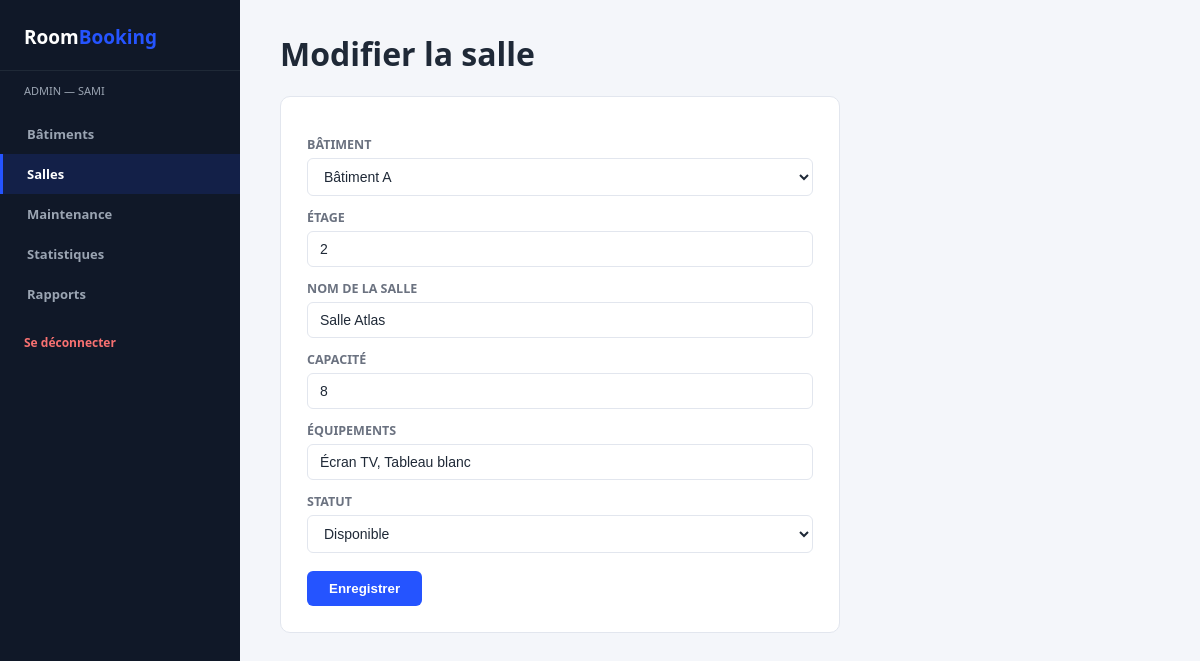
The page /View/Back/updateSalle.php?id=2 (signed in) on the database its author committed.
### tables this page shows
CREATE TABLE salle (
    id INT AUTO_INCREMENT PRIMARY KEY,
    batiment_id INT NOT NULL,
    etage INT NOT NULL,
    nom VARCHAR(100) NOT NULL,
    capacite INT NOT NULL,
    equipements VARCHAR(255) DEFAULT '',
    statut ENUM('Disponible','Maintenance','Indisponible') NOT NULL DEFAULT 'Disponible',
    FOREIGN KEY (batiment_id) REFERENCES batiment(id) ON DELETE CASCADE
);

CREATE TABLE batiment (
    id INT AUTO_INCREMENT PRIMARY KEY,
    nom VARCHAR(100) NOT NULL,
    adresse VARCHAR(150) NOT NULL,
    nombre_etages INT NOT NULL
);

### Controller/SalleController.php (called while the page is built, shortened)
<?php
class SalleController
{
    public function getSalleById($id)
    {
        $pdo = config::getConnexion();
        $stmt = $pdo->prepare("SELECT s.*, b.nom AS batiment_nom
                                FROM salle s
                                JOIN batiment b ON s.batiment_id = b.id
                                WHERE s.id = :id");
        $stmt->execute(['id' => $id]);
        return $stmt->fetch();
    }
}

### Controller/BatimentController.php (called while the page is built, shortened)
<?php
class BatimentController
{
    public function listBatiments()
    {
        $pdo = config::getConnexion();
        $stmt = $pdo->query("SELECT * FROM batiment ORDER BY id DESC");
        return $stmt->fetchAll();
    }
}

### View/Back/updateSalle.php (the view, shortened to what this page needs)
<?php
require_once __DIR__ . '/../../Controller/SalleController.php';
require_once __DIR__ . '/../../Controller/BatimentController.php';
$controller = new SalleController();
$batimentController = new BatimentController();
$batiments = $batimentController->listBatiments();
$id = $_GET['id'] ?? null;
$data = $controller->getSalleById($id);
?>
<!DOCTYPE html>
<html lang="fr">
<head>
<link rel="stylesheet" href="assets/css/admin.css">
</head>
<body>
<?php include 'sidebar.php'; ?>
<div class="content">
    <h1>Modifier la salle</h1>
    <form id="salleForm" class="admin-form" method="POST" action="updateSalle.php?id=<?= $data['id'] ?>" novalidate>
        <label for="batimentId">Bâtiment</label>
        <select id="batimentId" name="batimentId">
            <?php foreach ($batiments as $b): ?>
            <option value="<?= $b['id'] ?>" <?= $data['batiment_id'] == $b['id'] ? 'selected' : '' ?>><?= htmlspecialchars($b['nom']) ?></option>
            <?php endforeach; ?>
        </select>
        <label for="etage">Étage</label>
        <input type="number" id="etage" name="etage" value="<?= (int)$data['etage'] ?>">
        <label for="nom">Nom de la salle</label>
        <input type="text" id="nom" name="nom" value="<?= htmlspecialchars($data['nom']) ?>">
        <label for="capacite">Capacité</label>
        <input type="number" id="capacite" name="capacite" value="<?= (int)$data['capacite'] ?>">
        <label for="equipements">Équipements</label>
        <input type="text" id="equipements" name="equipements" value="<?= htmlspecialchars($data['equipements']) ?>">
        <label for="statut">Statut</label>
        <select id="statut" name="statut">
            <?php foreach (['Disponible','Maintenance','Indisponible'] as $st): ?>
            <option value="<?= $st ?>" <?= $data['statut'] === $st ? 'selected' : '' ?>><?= $st ?></option>
            <?php endforeach; ?>
        </select>
        <button type="submit" class="btn">Enregistrer</button>
    </form>
</div>
</body>
</html>

### View/Back/assets/css/admin.css (style rules this page uses)
:root { --bg:#f4f6fa; --panel:#ffffff; --line:#e2e6ee; --text:#1f2937; --text-dim:#6b7280; --primary:#2554ff; --primary-dark:#1a3fd6; --success:#16a34a; --danger:#dc2626; --warning:#d97706; --sidebar-bg:#101828; --sidebar-text:#9aa4b2; --radius:10px; }
* { box-sizing:border-box; }
body { margin:0; background:var(--bg); color:var(--text); font-family:'Segoe UI',Roboto,Arial,sans-serif; display:flex; min-height:100vh; }
.content { flex:1; padding:32px 40px; }
.content h1 { margin-top:0; }
form.admin-form { max-width:560px; background:var(--panel); border:1px solid var(--line); border-radius:var(--radius); padding:26px; }
form.admin-form label { display:block; margin:13px 0 5px; font-size:12.5px; color:var(--text-dim); text-transform:uppercase; font-weight:700; }
form.admin-form input, form.admin-form select, form.admin-form textarea { width:100%; padding:9px 12px; background:#fff; border:1px solid var(--line); border-radius:6px; color:var(--text); font-size:14px; }
.btn { margin-top:18px; background:var(--primary); color:#fff; border:none; padding:10px 22px; border-radius:6px; font-weight:700; cursor:pointer; }

### rows shown on the page
salle: batimentId "Bâtiment A", etage "2", nom "Salle Atlas", capacite "8", equipements "Écran TV, Tableau blanc", statut "Disponible"

### other values the page prints
$role "ADMIN"
$_SESSION['prenom'] "SAMI"
